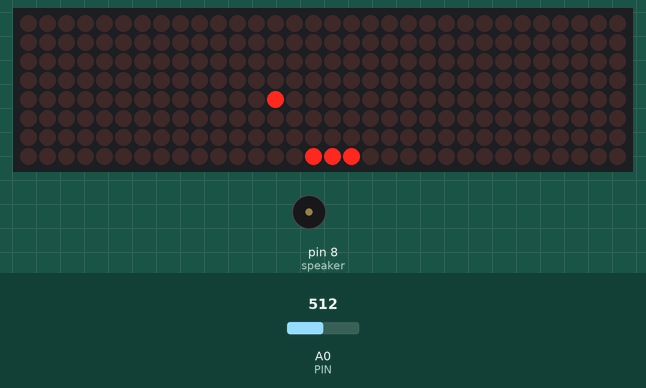
This sketch was run on a simulated Arduino Uno, built with avr-gcc and run on an emulated ATmega328P. Parts: 32×8 LED matrix, buzzer (waves = sounding). Inputs (shaded band) come from the test bench; at power-on: A0 (PIN) = 512. Random numbers use the default seed unless the sketch sets one.

Above: at 2.24 s.
2.3 s: A0 (PIN) set to 533
4.0 s: A0 (PIN) set to 562
At 4.06 s:
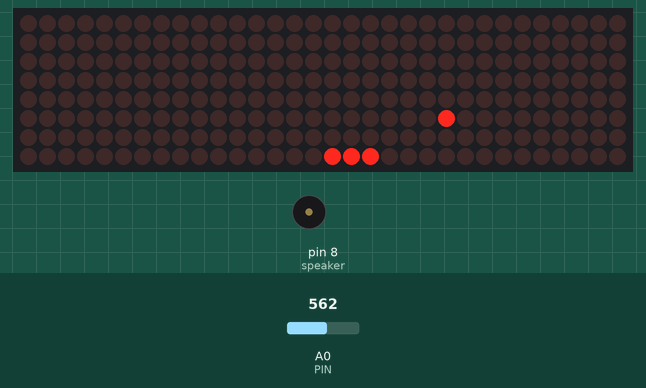
5.7 s: A0 (PIN) set to 511
At 8.2 s:
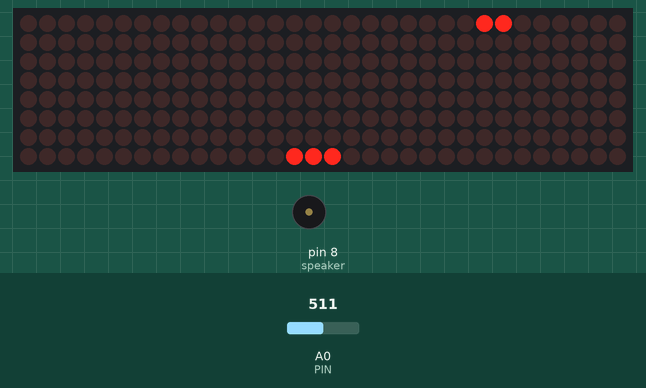
10.4 s: A0 (PIN) set to 306
At 13.14 s:
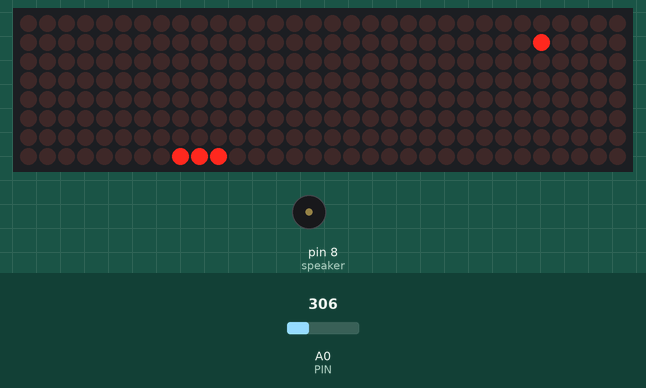
13.4 s: A0 (PIN) set to 122
At 13.48 s:
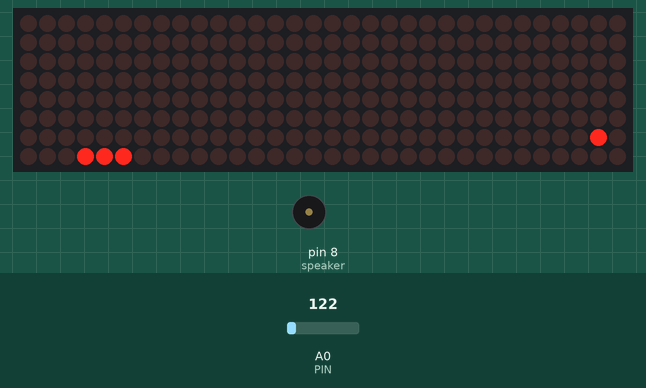
15.1 s: A0 (PIN) set to 22
At 19.25 s:
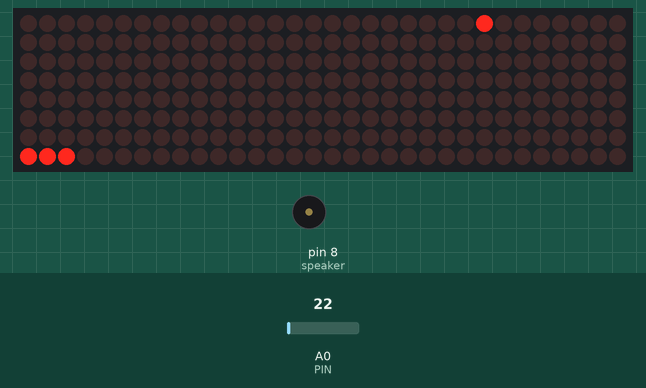
Timing chart, 0 to 19.4 s (numbered marks = the images above; inputs shaded):
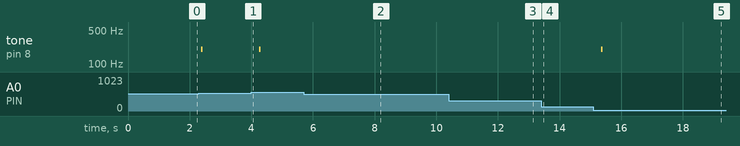

Measured:
- the behaviour switches between 546 and 547 on A0 (PIN) (found by bisection; images 0 and 1)
- after the input at 4.0 s, tone on pin 8 (speaker): silent → 200 Hz after 0.25 s, → silent 0.05 s later
- what the display in image 2 shows lasts 3.0 s, from 7.1 s to 10.1 s

The sketch:

35_0039_0429_work4.ino
```cpp
//#include "Timer.h"
#include "LedControl.h"
#include <math.h>
LedControl lc = LedControl(11, 13, 10, 4); // CLK,DIN,CS,Numberof LED Module
#define PIN A0
#define SLIDE_SIZE 3
int speaker = 8;
int devices = lc.getDeviceCount();
int address;
int addr_slide = 3;
int ball_move_time = 50;
int Health = 5;
int score = 0;

int ball_x = random(0, 31);
int ball_y = 0;
int slide_val;
int slide_pos;
int slide_x;

int Bounce = 0;
int ballUp = 0;
int ballLeft = 1;
int GameOn = 1;
int BallOn = 1;

void Update();
void updateBall();
void gameOver();
void draw();
void Slide();
void Show_Led(int address, int x, int y);
void Clear_Led(int address, int x, int y);
void Start_Led();
void Bounce_Sound();

void setup()
{
  int devices = lc.getDeviceCount(); // find no of LED modules//we have to initall devices in a loop
  for (address = 0; address < devices; address++)
  { // set up each device
    lc.shutdown(address, false);
    lc.setIntensity(address, 8);
    lc.clearDisplay(address);
  }
  Start_Led();
  delay(1000);
  for(address=0;address<devices;address++) {
    lc.clearDisplay(address);
  }
}

void loop()
{
  if(GameOn == 0){
    gameOver();
  }
  else{
    Slide();
  }
}

void Start_Led(){
  //P
  Show_Led(3,0,0);Show_Led(3,0,1);Show_Led(3,0,2);Show_Led(3,0,3);Show_Led(3,0,4);Show_Led(3,0,5);Show_Led(3,0,6);Show_Led(3,0,7);
  Show_Led(3,1,0);Show_Led(3,1,3);
  Show_Led(3,2,0);Show_Led(3,2,3);
  Show_Led(3,3,0);Show_Led(3,3,3);
  Show_Led(3,4,0);Show_Led(3,4,3);
  Show_Led(3,5,0);Show_Led(3,5,3);
  Show_Led(3,6,0);Show_Led(3,6,1);Show_Led(3,6,2);Show_Led(3,6,3);

  //O
  Show_Led(2,0,0);Show_Led(2,0,1);Show_Led(2,0,2);Show_Led(2,0,3);Show_Led(2,0,4);Show_Led(2,0,5);Show_Led(2,0,6);Show_Led(2,0,7);
  Show_Led(2,1,0);Show_Led(2,1,7);
  Show_Led(2,2,0);Show_Led(2,2,7);
  Show_Led(2,3,0);Show_Led(2,3,7);
  Show_Led(2,4,0);Show_Led(2,4,7);
  Show_Led(2,5,0);Show_Led(2,5,7);
  Show_Led(2,6,0);Show_Led(2,6,1);Show_Led(2,6,2);Show_Led(2,6,3);Show_Led(2,6,4);Show_Led(2,6,5);Show_Led(2,6,6);Show_Led(2,6,7);

  //N
  Show_Led(1,0,0);Show_Led(1,0,1);Show_Led(1,0,2);Show_Led(1,0,3);Show_Led(1,0,4);Show_Led(1,0,5);Show_Led(1,0,6);Show_Led(1,0,7);
  Show_Led(1,1,1);
  Show_Led(1,2,2);
  Show_Led(1,3,3);
  Show_Led(1,4,4);
  Show_Led(1,5,5);
  Show_Led(1,6,6);
  Show_Led(1,7,0);Show_Led(1,7,1);Show_Led(1,7,2);Show_Led(1,7,3);Show_Led(1,7,4);Show_Led(1,7,5);Show_Led(1,7,6);Show_Led(1,7,7);

  //G
  Show_Led(0,0,0);Show_Led(0,0,1);Show_Led(0,0,2);Show_Led(0,0,3);Show_Led(0,0,4);Show_Led(0,0,5);Show_Led(0,0,6);Show_Led(0,0,7);
  Show_Led(0,1,0);Show_Led(0,1,7);
  Show_Led(0,2,0);Show_Led(0,2,7);
  Show_Led(0,3,0);Show_Led(0,3,7);
  Show_Led(0,4,0);Show_Led(0,4,3);Show_Led(0,4,7);
  Show_Led(0,5,0);Show_Led(0,5,3);Show_Led(0,5,7);
  Show_Led(0,6,0);Show_Led(0,6,3);Show_Led(0,6,7);
  Show_Led(0,7,0);Show_Led(0,7,3);Show_Led(0,7,4);Show_Led(0,7,5);Show_Led(0,7,6);Show_Led(0,7,7);
}

void Slide()
{
  slide_val = analogRead(PIN);
  slide_x = (slide_val * 30 / 1024) + 1; //  1<=x<=30
  for (int i = 0; i < 8; i++)
  {
    if (i >= slide_x - 1 && i <= slide_x + 1)
    {
      Show_Led(3, i, 7);
    }
    else
    {
      Clear_Led(3, i, 7);
    }
  }

  for (int i = 8; i < 16; i++)
  {
    if (i >= slide_x - 1 && i <= slide_x + 1)
    {
      Show_Led(2, i - 8, 7);
    }
    else
    {
      Clear_Led(2, i - 8, 7);
    }
  }

  for (int i = 16; i < 24; i++)
  {
    if (i >= slide_x - 1 && i <= slide_x + 1)
    {
      Show_Led(1, i - 16, 7);
    }
    else
    {
      Clear_Led(1, i - 16, 7);
    }
  }

  for (int i = 24; i < 32; i++)
  {
    if (i >= slide_x - 1 && i <= slide_x + 1)
    {
      Show_Led(0, i - 24, 7);
    }
    else
    {
      Clear_Led(0, i - 24, 7);
    }
  }
  Ball();
}

void Ball()
{
  if (ball_y >= 0 && ball_y < 32)
  {
    if (ballUp)
    {
      ball_y--;
    }
    else
    {
      ball_y++;
    }
    if (ball_y == 7)
    {
      ballUp = 1;
    }
    if (ball_y == 0)
    {
      ballUp = 0;
    }

    // bounce check
    if (ball_y == 6 && (ball_x >= slide_x-3 && ball_x <= slide_x + 3))
    {
      ballUp = 1;
      Bounce = 1;
      score+=1;
      Bounce_Sound();
    }

    if(ball_y == 7){
      Health--;

      if(Health < 0){
        ball_y = 0;
        ball_x = random(0,31);
        ballUp = 0;
        GameOn = 0;
        Health = 5;
      }
    }
  }

  if (ball_x >= 0 && ball_x < 32)
  {
    if (ballLeft)
    {
      ball_x--;
    }
    else
    {
      ball_x++;
    }
    if (ball_x == 31)
    {
      ballLeft = 1;
    }
    if (ball_x == 0)
    {
      ballLeft = 0;
    }

    if (ball_x >= 0 && ball_x < 8)
    {
      Show_Led(3, ball_x, ball_y);
      delay(ball_move_time);
      Clear_Led(3, ball_x, ball_y);
    }

    if (ball_x >= 8 && ball_x < 16)
    {
      Show_Led(2, ball_x - 8, ball_y);
      delay(ball_move_time);
      Clear_Led(2, ball_x - 8, ball_y);
    }

    if (ball_x >= 16 && ball_x < 24)
    {
      Show_Led(1, ball_x - 16, ball_y);
      delay(ball_move_time);
      Clear_Led(1, ball_x - 16, ball_y);
    }

    if (ball_x >= 24 && ball_x < 32)
    {
      Show_Led(0, ball_x - 24, ball_y);
      delay(ball_move_time);
      Clear_Led(0, ball_x - 24, ball_y);
    }
  }
}

void Bounce_Sound()
{
  if (Bounce)
  {
    tone(speaker, 200, 50);
  }
}

void Clear_Led(int addr, int x, int y)
{
  for (int i = 0; i < 8; i++)
  {
    for (int j = 0; j < 8; j++)
    {
      if (i == y && j == x)
      {
        lc.setLed(addr, y, x, false);
      }
    }
  }
}
void Show_Led(int addr, int x, int y)
{
  for (int i = 0; i < 8; i++)
  {
    for (int j = 0; j < 8; j++)
    {
      if (i == y && j == x)
      {
        lc.setLed(addr, y, x, true);
      }
    }
  }
}

void Score(){
  int y = score/8;
  for(int j = 0;j<=y;j++){
    if(j == y){
      for(int i = 1;i<=score%8;i++){
        Show_Led(0,i-1,j);
      }
    }
    else{
      for(int i = 1; i <= 8; i++){
        Show_Led(0,i-1,j);
      }
    }
  }

}

void gameOver()
{
  GameOn = 0;
  Score();
  delay(3000);
  score = 0;
  lc.clearDisplay(0);
  lc.clearDisplay(3);
  lc.clearDisplay(2);
  lc.clearDisplay(1);
  lc.clearDisplay(0);
  // 3
  Show_Led(3,1,0);Show_Led(3,1,4);Show_Led(3,1,7);
  Show_Led(3,2,0);Show_Led(3,2,4);Show_Led(3,2,7);
  Show_Led(3,3,0);Show_Led(3,3,4);Show_Led(3,3,7);
  Show_Led(3,4,0);Show_Led(3,4,4);Show_Led(3,4,7);
  Show_Led(3,5,0);Show_Led(3,5,4);Show_Led(3,5,7);
  Show_Led(3,6,0);Show_Led(3,6,1);Show_Led(3,6,2);Show_Led(3,6,3);Show_Led(3,6,4);Show_Led(3,6,5);Show_Led(3,6,6);Show_Led(3,6,7);
  delay(1000);

  Show_Led(2,1,0);Show_Led(2,1,4);Show_Led(2,1,5);Show_Led(2,1,6);Show_Led(2,1,7);
  Show_Led(2,2,0);Show_Led(2,2,4);Show_Led(2,2,7);
  Show_Led(2,3,0);Show_Led(2,3,4);Show_Led(2,3,7);
  Show_Led(2,4,0);Show_Led(2,4,4);Show_Led(2,4,7);
  Show_Led(2,5,0);Show_Led(2,5,4);Show_Led(2,5,7);
  Show_Led(2,6,0);Show_Led(2,6,1);Show_Led(2,6,2);Show_Led(2,6,3);Show_Led(2,6,4);Show_Led(2,6,7);
  delay(1000);

  Show_Led(1,3,3);Show_Led(1,4,2);Show_Led(1,5,1);
  Show_Led(1,6,0);Show_Led(1,6,1);Show_Led(1,6,2);Show_Led(1,6,3);Show_Led(1,6,4);Show_Led(1,6,5);Show_Led(1,6,6);Show_Led(1,6,7);
  delay(1000);

  lc.clearDisplay(3);
  lc.clearDisplay(2);
  lc.clearDisplay(1);

  GameOn = 1;
}
```
